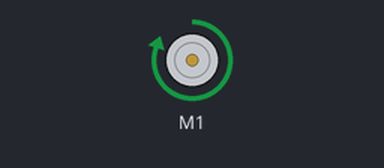
Recording of a sketch running on a simulated Arduino Uno, built with avr-gcc and run on an emulated ATmega328P. Shown: DC motor (green arrow = forward, orange = backward, longer = faster). What the sketch prints to the serial monitor is not drawn.

Above: at 7.5 s.
Timing chart, 0 to 22.8 s (numbered marks = the images above):
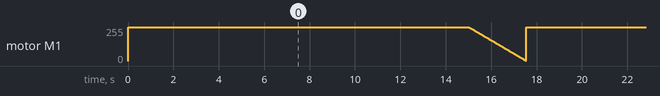

The sketch:

DCMotorTest.ino
```cpp
#include <Adafruit_MotorShield.h>


Adafruit_MotorShield AFMS = Adafruit_MotorShield();


Adafruit_DCMotor *myMotor = AFMS.getMotor(1);


void setup() {
  Serial.begin(9600);           // set up Serial library at 9600 bps
  Serial.println("Adafruit Motorshield v2 - DC Motor test!");

  AFMS.begin();


  myMotor->setSpeed(150);
  myMotor->run(FORWARD);

  myMotor->run(RELEASE);
}

void fan_on() {
  uint8_t i;

  Serial.print("tick");

  myMotor->run(FORWARD);
  for (i=254; i<255; i++) {
    myMotor->setSpeed(i);
    delay(15000);
  }
  for (i=255; i!=0; i--) {
    myMotor->setSpeed(i);
    delay(10);
  }

}

int y;

void loop(){
  y = 2;
  while (y != 1) {
  fan_on();
  }
}
```
